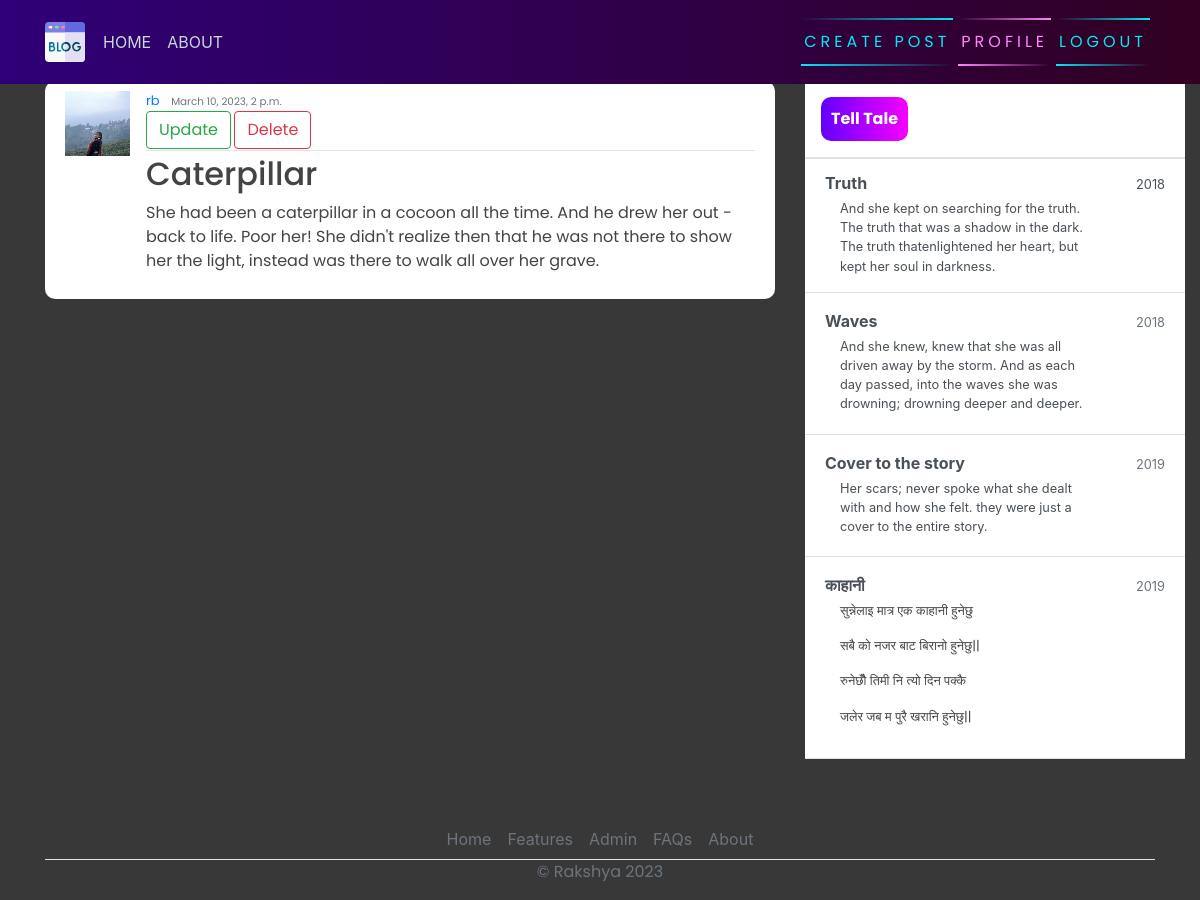
/post/30/ (signed in), run on the app's committed database.
### blog/models.py (models this page shows, shortened)
class Post(models.Model):
    title = models.CharField(max_length=200)
    content = models.TextField()
    date_posted = models.DateTimeField(default=timezone.now)
    author = models.ForeignKey(User, on_delete=models.CASCADE)

### users/models.py (models this page shows, shortened)
class Profile(models.Model):
    user = models.OneToOneField(User, on_delete=models.CASCADE)
    image = models.ImageField(default='default.jpg', upload_to='profile_pics')

### blog/views.py (the view)
# urls.py: path('post/<int:pk>/', PostDetailView.as_view(), name="blog-detail"),
class PostDetailView(LoginRequiredMixin, DetailView):
    model = Post

### blog/templates/blog/post_detail.html
{% extends 'blog/base.html' %}
{% block content %}
        <article class="media content-section">
            <img class="rounded-cirlce article-img" src="{{ object.author.profile.image.url }}" alt="">
            <div class="media-body">
              <div class="article-metadata">
                <a class="mr-2" href="#">{{ object.author }}</a>
                <small class="text-muted">{{ object.date_posted }}</small> <br>
                  {% if object.author == user %}
                    <div>
                        <a class="btn btn-outline-success" href="{% url 'blog-update' object.id %}">Update</a>
                        <a class="btn btn-outline-danger" href="{% url 'blog-delete' object.id %}">Delete</a>
                    </div>
                  {% endif %}
              </div>
              <h2><a class="article-title" href="#">{{ object.title }}</a></h2>
              <p class="article-content">{{ object.content }}</p>
            </div>
            <br>
          </article>
{% endblock content %}

### blog/static/blog/main.css (style rules this page uses)
body { background-color: rgb(56, 56, 56); margin-top: 5rem; background-size: contain; background-repeat: no-repeat; }
h1, h2, h3, h4, h5, h6, p { color: #444444; font-family: 'Poppins', sans-serif; }
.content-section { background: #ffffff; padding: 10px 20px; border-radius: 10px; margin-bottom: 20px; }
.article-title { color: #444444; }
.article-content { white-space: pre-line; }
.article-img { height: 65px; width: 65px; margin-right: 16px; }
.article-metadata { font-family: 'Poppins', sans-serif; padding-bottom: 1px; margin-bottom: 4px; font-size: 13px; border-bottom: 1px solid #e3e3e3 }

### data on the page
Post: author.profile.image (picture), author "rb", date_posted "March 10, 2023, 2 p.m.", title "Caterpillar", content "She had been a caterpillar in a cocoon all the time. And he drew her out - back to life. Poor her! She didn't realize then that he was not there to show her the light, instead was there to walk all over her grave."
